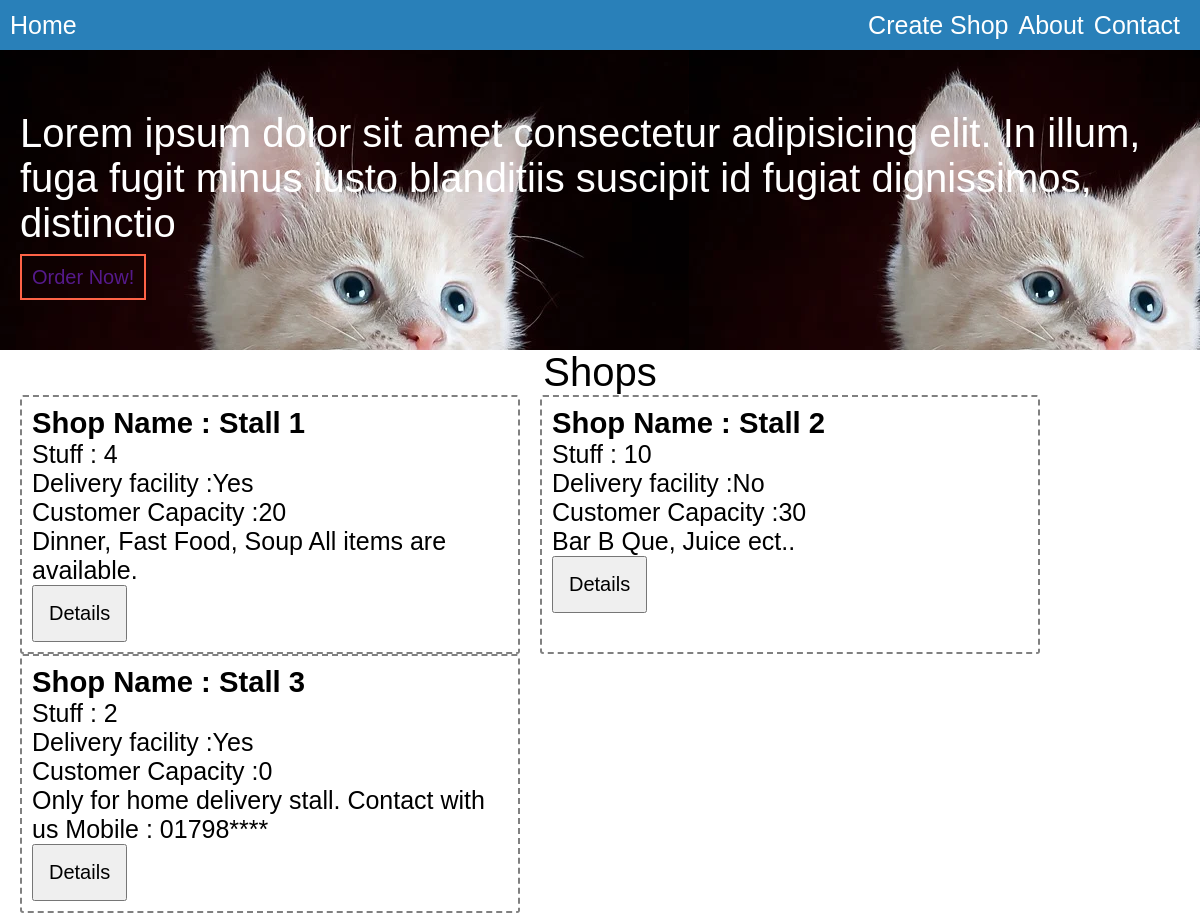
The page / on the database its author committed.
### tables this page shows
CREATE TABLE `shop` (
  `id` int(11) NOT NULL,
  `name` varchar(20) NOT NULL,
  `stuff` varchar(10) NOT NULL,
  `delivery` varchar(10) NOT NULL,
  `capacity` varchar(10) NOT NULL,
  `description` text NOT NULL
);

### index.php (the view, shortened to what this page needs)
<?php include './db/db.php';?>
<?php include './partials/head.php';?>
    <?php include './partials/navbar.php';?>
    <div class="hero-section">
      <p>
        Lorem ipsum dolor sit amet consectetur adipisicing elit. In illum, fuga
        fugit minus iusto blanditiis suscipit id fugiat dignissimos, distinctio
      </p>
      <span><a href="">Order Now!</a></span>
    </div>
    <h2 class="shop-head">Shops</h2>
    <div class="card-container">
      <?php
      $query = "SELECT * FROM shop;";
                $shop_s = mysqli_query($connection, $query);
                $result = mysqli_num_rows($shop_s);
                if($result > 0){
                   while($row = mysqli_fetch_assoc($shop_s)){?>
      <div class="shop-card">
        <h3>Shop Name : <?php echo $row['name'];?></h3>
        <ul>
          <li>Stuff : <?php echo $row['stuff'];?></li>
          <li>Delivery facility :<?php echo $row['delivery'];?></li>
          <li>Customer Capacity :<?php echo $row['capacity'];?></li>
        </ul>
        <p><?php echo $row['description']?></p>
        <form action="/mamun/pages/details.php" method="POST">
          <button>Details</button>
        </form>
      </div>
      <?php
    }
  };?>
    </div>
  </body>
</html>

### partials/head.php (shortened to what this page needs)
<!DOCTYPE html>
<html lang="en">
  <head>
    <link rel="stylesheet" href="/mamun/style.css" />
  </head>
  <body>

### partials/navbar.php
<nav>
      <ul class="left-side">
        <li><a href="/mamun/index.php">Home</a></li>
      </ul>
      <ul class="right-side">
        <li><a href="/mamun/pages/create.php">Create Shop</a></li>
        <li><a href="#">About</a></li>
        <li><a href="#">Contact</a></li>
      </ul>
    </nav>

### style.css (style rules this page uses)
* { margin: 0; padding: 0; box-sizing: border-box; }
html { font-family: 'Lucida Sans', 'Lucida Sans Regular', 'Lucida Grande', 'Lucida Sans Unicode', Geneva, Verdana, sans-serif; font-size: 62.5%; }
ul { list-style-type: none; }
a { text-decoration: none; transition: all 0.3s; }
nav { height: 5rem; padding: 1rem; font-size: 2.5rem; background: #2980b9; display: flex; justify-content: space-between; align-items: center; position: relative; }
nav a { color: #fff; }
.right-side { display: flex; }
.right-side li { margin-right: 1rem; }
.hero-section { padding: 2rem; display: flex; flex-direction: column; justify-content: center; min-height: 30rem; background-image: url('./asset/cat.webp'); }
.hero-section p { font-size: 4rem; color: #fff; }
.hero-section span { display: inline-block; margin-top: 2rem; transition: all 0.3s; }
.hero-section a { font-size: 2rem; padding: 1rem; border: 2px solid tomato; }
.card-container { display: flex; flex-wrap: wrap; }
.shop-head { color: black; text-align: center; font-size: 4rem; font-weight: 300; }
.shop-card { font-size: 2.5rem; width: 50rem; border-radius: 3px; border: 2px dashed gray; padding: 1rem; margin-left: 2rem; }
button { color: #000000; font-size: 2rem; padding: 1.5rem; }

### rows shown on the page
shop: name "Stall 1", stuff "4", delivery "Yes", capacity "20", description "Dinner, Fast Food, Soup All items are available."
shop: name "Stall 2", stuff "10", delivery "No", capacity "30", description "Bar B Que, Juice ect.."
shop: name "Stall 3", stuff "2", delivery "Yes", capacity "0", description "Only for home delivery stall. Contact with us Mobile : 01798****"
